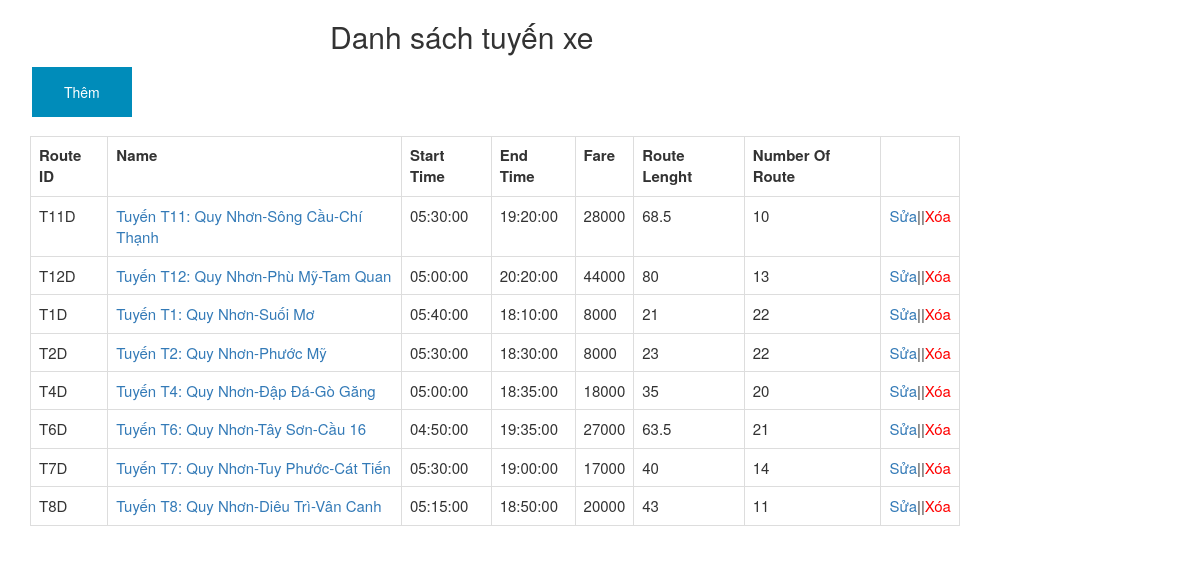
The app's page /listcontact.php with its own data.
### tables this page shows
CREATE TABLE IF NOT EXISTS `route_description` (
  `routeId` varchar(20) NOT NULL,
  `name` varchar(255) NOT NULL,
  `startTime` time NOT NULL,
  `endTime` time NOT NULL,
  `fare` double DEFAULT NULL,
  `routeLenght` double DEFAULT NULL,
  `numberOfRoute` bigint(20) NOT NULL,
  PRIMARY KEY (`routeId`),
  KEY `fk_route_description` (`routeId`)
);

### listcontact.php (the view, shortened to what this page needs)
<!DOCTYPE html>
<html lang="en">
<head>
  <link rel="stylesheet" href="https://maxcdn.bootstrapcdn.com/bootstrap/3.4.1/css/bootstrap.min.css">
</head>
<body>
<div class="container" align="left" >
<h2 style="margin-left:300px;">Danh sách tuyến xe</h2>
<form action="?options=addtuyenxe" method="post">
<input type="submit" class="button" name="insert" value="Thêm"  />
</form>
  <table class="table table-bordered" style="width:930px;font-size: 15px; margin-top: 15px;">
      <tr>
        <th>Route ID</th>
        <th>Name</th>
        <th>Start Time</th>
		<th>End Time</th>
        <th>Fare</th>
		<th>Route Lenght</th>
        <th>Number Of Route</th>
		<th></th>
      </tr>
      <?php
		include 'config.php';
		$query = "select * from route_description ";
		$result = mysqli_query($conn, $query);
		while ($row = mysqli_fetch_array($result))
		{
			echo "
			<tr>
			<td>$row[routeId]</td>
			<td><a href='listmarker.php?id=$row[routeId]'>$row[name]</a></td>
			<td>$row[startTime]</td>
			<td>$row[endTime]</td>
			<td>$row[fare]</td>
			<td>$row[routeLenght]</td>
			<td>$row[numberOfRoute]</td>
			<td><a href='updatetuyenxe.php?id=$row[routeId]'>Sửa</a>||<a href='deletetuyenxe.php?id=$row[routeId]' style='color: red'>Xóa</a></td>
			</tr>";
		}
	  ?>
  </table>
</div>
</body>
</html>

### listcontact.php (style rules this page uses)
.button { border: none; color: white; padding: 15px 32px; text-align: center; text-decoration: none; display: inline-block; font-size: 14px; margin: 4px 2px; cursor: pointer; background-color: #008CBA; }

### records on screen
route_description: routeId "T11D", name "Tuyến T11: Quy Nhơn-Sông Cầu-Chí Thạnh", startTime "05:30:00", endTime "19:20:00", fare "28000", routeLenght "68.5", numberOfRoute "10"
route_description: routeId "T12D", name "Tuyến T12: Quy Nhơn-Phù Mỹ-Tam Quan", startTime "05:00:00", endTime "20:20:00", fare "44000", routeLenght "80", numberOfRoute "13"
route_description: routeId "T1D", name "Tuyến T1: Quy Nhơn-Suối Mơ", startTime "05:40:00", endTime "18:10:00", fare "8000", routeLenght "21", numberOfRoute "22"
route_description: routeId "T2D", name "Tuyến T2: Quy Nhơn-Phước Mỹ", startTime "05:30:00", endTime "18:30:00", fare "8000", routeLenght "23", numberOfRoute "22"
route_description: routeId "T4D", name "Tuyến T4: Quy Nhơn-Đập Đá-Gò Găng", startTime "05:00:00", endTime "18:35:00", fare "18000", routeLenght "35", numberOfRoute "20"
route_description: routeId "T6D", name "Tuyến T6: Quy Nhơn-Tây Sơn-Cầu 16", startTime "04:50:00", endTime "19:35:00", fare "27000", routeLenght "63.5", numberOfRoute "21"
route_description: routeId "T7D", name "Tuyến T7: Quy Nhơn-Tuy Phước-Cát Tiến", startTime "05:30:00", endTime "19:00:00", fare "17000", routeLenght "40", numberOfRoute "14"
route_description: routeId "T8D", name "Tuyến T8: Quy Nhơn-Diêu Trì-Vân Canh", startTime "05:15:00", endTime "18:50:00", fare "20000", routeLenght "43", numberOfRoute "11"
